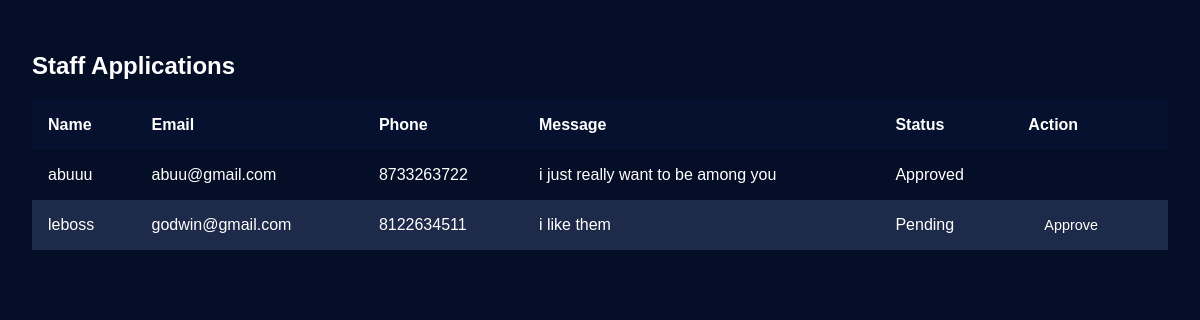
Before: /app/admin/applications/ (signed in) with the older database file.
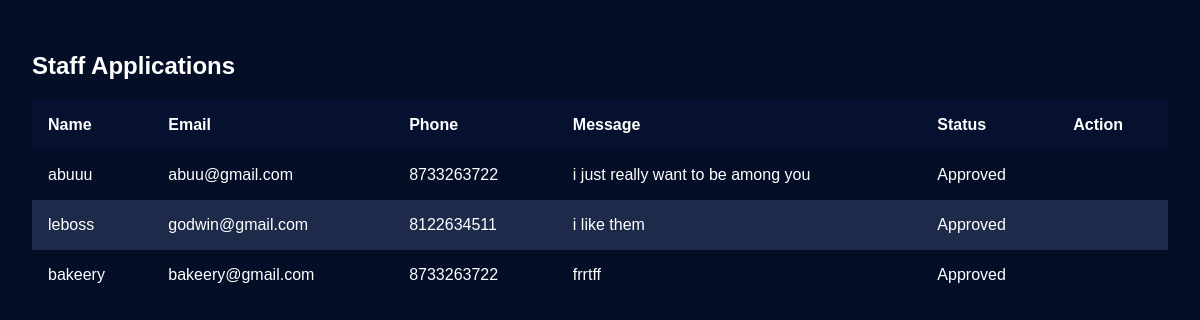
After: the same page with the newer database file.
### app/models.py (models this page shows, shortened)
class StaffApplication(models.Model):
    user = models.OneToOneField(settings.AUTH_USER_MODEL, on_delete=models.CASCADE, null=True, blank=True)
    name = models.CharField(max_length=100)
    email = models.EmailField()
    phone = models.CharField(max_length=20)
    message = models.TextField()
    status = models.CharField(max_length=20, choices=[('Pending', 'Pending'), ('Approved', 'Approved')])

### app/views.py (the view)
# urls.py: path('admin/applications/', admin_staff_applications, name='admin_staff_applications'),
@login_required
def admin_staff_applications(request):
    if not request.user.is_superuser:
        return redirect('home')  # Redirect non-admin users
    applications = StaffApplication.objects.all()
    return render(request, 'app/admin_staff_application.html', {'applications': applications})

### app/templates/app/admin_staff_application.html (shortened to what this page needs)
<!DOCTYPE html>
<html lang="en">
<head>
</head>
<body>
    <div class="container">
        <h2>Staff Applications</h2>
        <table>
            <thead>
                <tr>
                    <th>Name</th>
                    <th>Email</th>
                    <th>Phone</th>
                    <th>Message</th>
                    <th>Status</th>
                    <th>Action</th>
                </tr>
            </thead>
            <tbody>
                {% for application in applications %}
                <tr>
                    <td>{{ application.name }}</td>
                    <td>{{ application.email }}</td>
                    <td>{{ application.phone }}</td>
                    <td>{{ application.message }}</td>
                    <td>{{ application.status }}</td>
                    <td>
                        {% if application.status == 'Pending' %}
                        <a href="{% url 'approve_application' application.id %}" class="btn">Approve</a>
                        {% endif %}
                    </td>
                </tr>
                {% endfor %}
            </tbody>
        </table>
    </div>
</body>
</html>

Changed rows visible on the page:
changed StaffApplication "leboss": status "Pending" → "Approved"; no longer shows "Approve"
added StaffApplication: name "bakeery", email "bakeery@gmail.com", phone "8733263722", message "frrtff", status "Approved"
